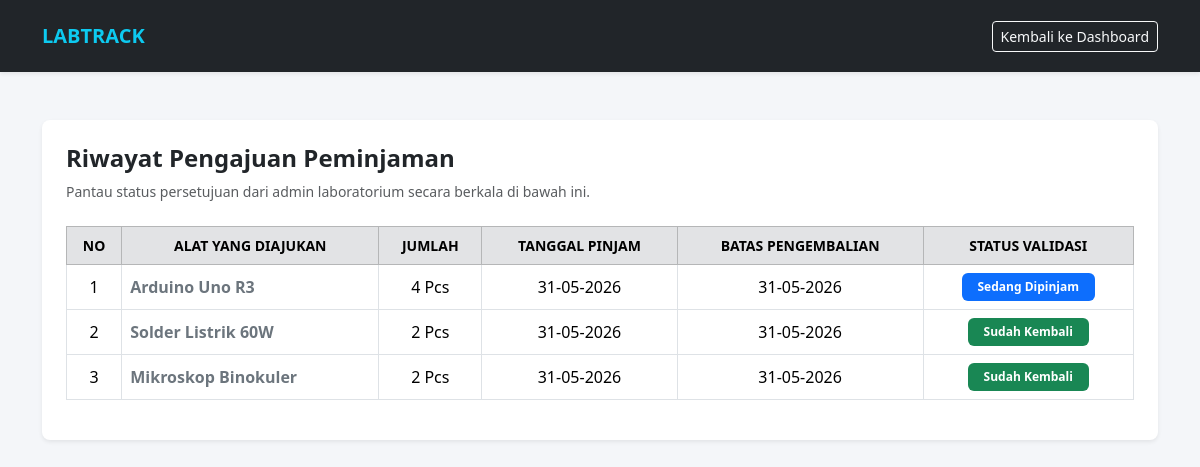
Before: /riwayat.php (signed in) with the older database file.
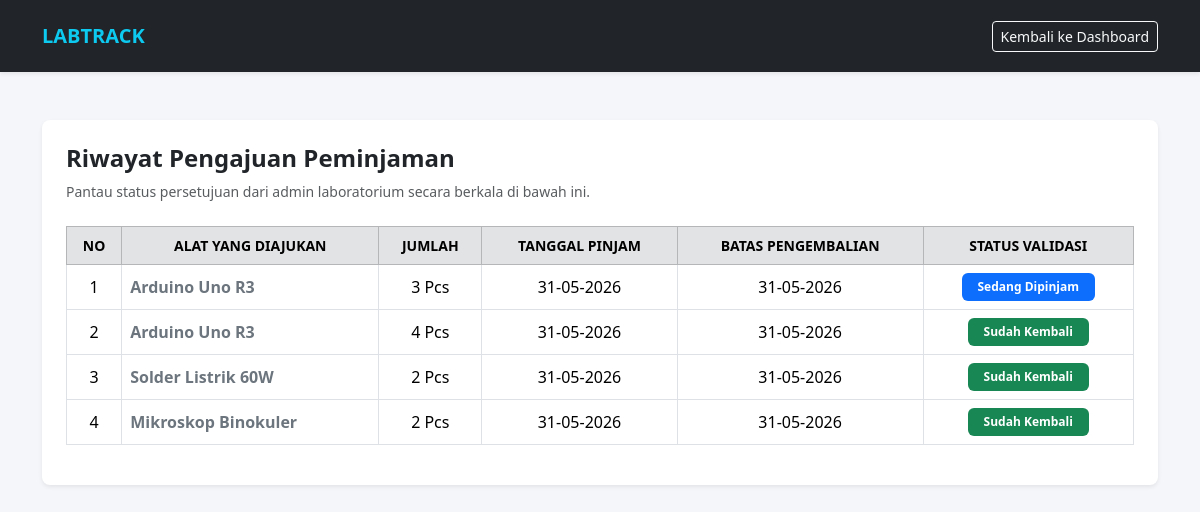
After: the same page with the newer database file.
### tables this page shows
CREATE TABLE `peminjaman` (
  `id_pinjam` int NOT NULL AUTO_INCREMENT,
  `id_user` int DEFAULT NULL,
  `id_alat` int DEFAULT NULL,
  `jumlah` int NOT NULL,
  `tgl_pinjam` date NOT NULL,
  `tgl_kembali` date NOT NULL,
  `status` enum('menunggu','dipinjam','kembali','terlambat') DEFAULT 'menunggu',
  PRIMARY KEY (`id_pinjam`),
  KEY `id_user` (`id_user`),
  KEY `id_alat` (`id_alat`),
  CONSTRAINT `peminjaman_ibfk_1` FOREIGN KEY (`id_user`) REFERENCES `users` (`id_user`),
  CONSTRAINT `peminjaman_ibfk_2` FOREIGN KEY (`id_alat`) REFERENCES `inventaris` (`id_alat`)
);

CREATE TABLE `inventaris` (
  `id_alat` int NOT NULL AUTO_INCREMENT,
  `nama_alat` varchar(100) NOT NULL,
  `stok` int NOT NULL,
  `deskripsi` text,
  PRIMARY KEY (`id_alat`)
);

### riwayat.php (the view, shortened to what this page needs)
<?php
include 'config/db.php';
$id_user = $_SESSION['id_user'];
$query_riwayat = "SELECT p.*, i.nama_alat FROM peminjaman p
                  JOIN inventaris i ON p.id_alat = i.id_alat
                  WHERE p.id_user = '$id_user'
                  ORDER BY p.id_pinjam DESC";
$riwayat = mysqli_query($conn, $query_riwayat);
?>
<!DOCTYPE html>
<html lang="id">
<head>
    <link href="https://cdn.jsdelivr.net/npm/bootstrap@5.3.3/dist/css/bootstrap.min.css" rel="stylesheet">
    <link href="assets/css/style.css" rel="stylesheet">
</head>
<body>
<nav class="navbar navbar-expand-lg navbar-dark bg-dark shadow-sm py-3">
    <div class="container">
        <a class="navbar-brand fw-bold text-info" href="dashboard.php">LABTRACK</a>
        <a href="dashboard.php" class="btn btn-sm btn-outline-light">Kembali ke Dashboard</a>
    </div>
</nav>
<div class="container my-5">
    <div class="card border-0 shadow-sm p-4 bg-white rounded-3">
        <h4 class="fw-bold text-dark mb-2">Riwayat Pengajuan Peminjaman</h4>
        <p class="text-muted small mb-4">Pantau status persetujuan dari admin laboratorium secara berkala di bawah ini.</p>
        <div class="table-responsive">
            <table class="table table-bordered align-middle text-center">
                <thead class="table-secondary small fw-bold text-uppercase">
                    <tr>
                        <th>No</th>
                        <th>Alat yang Diajukan</th>
                        <th>Jumlah</th>
                        <th>Tanggal Pinjam</th>
                        <th>Batas Pengembalian</th>
                        <th>Status Validasi</th>
                    </tr>
                </thead>
                <tbody>
                    <?php if(mysqli_num_rows($riwayat) > 0): ?>
                        <?php $no = 1; while($row = mysqli_fetch_assoc($riwayat)): ?>
                        <tr>
                            <td><?php echo $no++; ?></td>
                            <td class="text-start fw-bold text-secondary"><?php echo $row['nama_alat']; ?></td>
                            <td><?php echo $row['jumlah']; ?> Pcs</td>
                            <td><?php echo date('d-m-Y', strtotime($row['tgl_pinjam'])); ?></td>
                            <td><?php echo date('d-m-Y', strtotime($row['tgl_kembali'])); ?></td>
                            <td>
                                <?php
                                if($row['status'] == 'menunggu') {
                                    echo '<span class="badge bg-warning text-dark py-2 px-3 fw-semibold">Menunggu Admin</span>';
                                } elseif($row['status'] == 'dipinjam') {
                                    echo '<span class="badge bg-primary py-2 px-3 fw-semibold">Sedang Dipinjam</span>';
                                } elseif($row['status'] == 'kembali') {
                                    echo '<span class="badge bg-success py-2 px-3 fw-semibold">Sudah Kembali</span>';
                                } else {
                                    echo '<span class="badge bg-danger py-2 px-3 fw-semibold">Terlambat</span>';
                                }
                                ?>
                            </td>
                        </tr>
                        <?php endwhile; ?>
                    <?php else: ?>
                        <tr>
                            <td colspan="6" class="text-center py-4 text-muted">Kamu belum pernah membuat pengajuan peminjaman alat apa pun.</td>
                        </tr>
                    <?php endif; ?>
                </tbody>
            </table>
        </div>
    </div>
</div>
</body>
</html>

Changed rows visible on the page:
added peminjaman: id_alat.nama_alat "Arduino Uno R3", jumlah "3", tgl_pinjam "31-05-2026", tgl_kembali "31-05-2026", status "Sedang Dipinjam"
changed peminjaman (number 2 of 4 on the later page): status "Sedang Dipinjam" → "Sudah Kembali"
